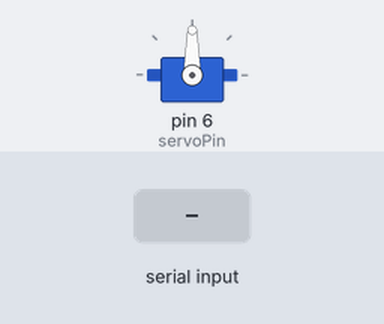
A sketch run on a simulated Arduino Uno, built with avr-gcc and run on an emulated ATmega328P. Shown: servo. Inputs (shaded band) come from the test bench.

Above: at 1.2 s.
1.3 s: byte 30 received over Serial
At 2.5 s:
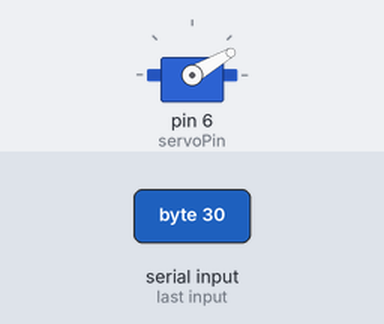
2.8 s: byte 120 received over Serial
At 3.8 s:
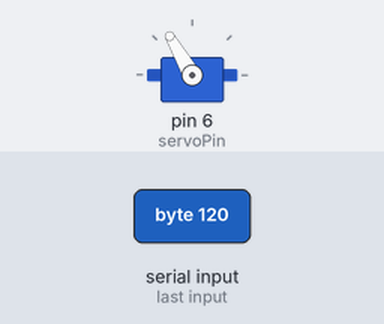
Timing chart, 0 to 5.8 s (numbered marks = the images above; inputs shaded):
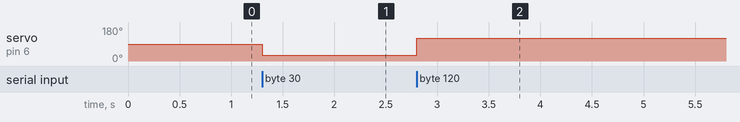

Measured:
- after the input at 1.3 s, servo on pin 6 (servoPin): 90° → 30° at once
- after the input at 2.8 s, servo on pin 6 (servoPin): 30° → 120° at once

The sketch:

ArdPyServoBBB.ino
```cpp
#include <Servo.h>
Servo myServo;
int servoPin = 6;
int servoPos = 90;

void setup() {
  // put your setup code here, to run once:
Serial.begin(115200);
myServo.attach(servoPin);
myServo.write(servoPos);
}

void loop() {
  // put your main code here, to run repeatedly:
if (Serial.available() >0){
  servoPos = Serial.read();
  myServo.write(servoPos);
  delay(20);
  }
}
```
